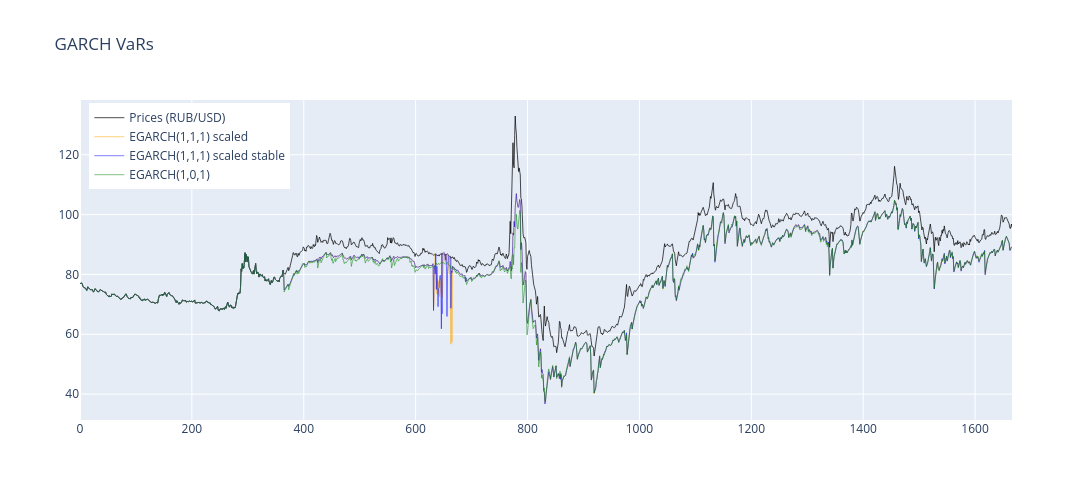

Here is the notebook cell this chart was saved with:
### Code cell
_student_vars = np.multiply(student_vars, -1)
_egarch01_vars = np.multiply(egarch01_vars, -1)
_aparch_vars = np.multiply(aparch_vars, -1)
_egarch01_vars_scaled = np.multiply(egarch01_vars_scaled, -0.01)
_egarch01_vars_scaled_2 = np.multiply(egarch01_vars_scaled_2, -0.01)
_egarch_vars = np.multiply(egarch_vars, -1)

import plotly.graph_objects as go

# Create figure
fig = go.Figure()

# Add the returns line (scaled)
fig.add_trace(go.Scatter(
    x=np.arange(len(prices_usd)),
    y= prices_usd,
    mode='lines',
    name='Prices (RUB/USD)',
    line=dict(color='black', width=1),
    opacity=0.7
))

# # Add GARCH(1,1)
# fig.add_trace(go.Scatter(
#     x=np.arange(len(prices_usd)),
#     y=turn_var_into_real_terms(_norm_vars, prices_usd),
#     mode='lines',
#     line=dict(color='red', width=0.5),
#     name='GARCH(1, 1)'
# ))

fig.add_trace(go.Scatter(
    x=np.arange(len(prices_usd)),
    y=turn_var_into_real_terms(_egarch01_vars_scaled_2, prices_usd),
    mode='lines',
    line=dict(color='orange', width=0.5),
    name='EGARCH(1,1,1) scaled'
))

fig.add_trace(go.Scatter(
    x=np.arange(len(prices_usd)),
    y=turn_var_into_real_terms(_egarch01_vars_scaled, prices_usd),
    mode='lines',
    line=dict(color='blue', width=0.5),
    name='EGARCH(1,1,1) scaled stable'
))

fig.add_trace(go.Scatter(
    x=np.arange(len(prices_usd)),
    y=turn_var_into_real_terms(_egarch_vars, prices_usd),
    mode='lines',
    line=dict(color='green', width=0.5),
    name='EGARCH(1,0,1)'
))

# fig.add_trace(go.Scatter(
#     x=np.arange(len(prices_usd)),
#     y=turn_var_into_real_terms(_tarch_vars, prices_usd),
#     mode='lines',
#     line=dict(color='brown', width=0.5),
#     name='TARCH(1,1)'
# ))

# Update layout
fig.update_layout(
    title=f'GARCH VaRs',
    width=1200,
    height=500,
    hovermode='x unified',
    legend=dict(
        yanchor="top",
        y=0.99,
        xanchor="left",
        x=0.01
    )
)

fig.show()

### Figure 1 — Plotly figure (JSON) as saved in the notebook; plotly's stock layout.template omitted (floating-point values rounded to 4 significant figures; data arrays with more than 128 entries replaced by an {"elided": "..."} marker saying what was removed)
{"data": [{"line": {"color": "black", "width": 1}, "mode": "lines", "name": "Prices (RUB/USD)", "opacity": 0.7, "type": "scatter", "x": {"elided": "1667 int values"}, "y": {"elided": "1667 float values"}}, {"line": {"color": "orange", "width": 0.5}, "mode": "lines", "name": "EGARCH(1,1,1) scaled", "type": "scatter", "x": {"elided": "1667 int values"}, "y": {"elided": "1666 float values"}}, {"line": {"color": "blue", "width": 0.5}, "mode": "lines", "name": "EGARCH(1,1,1) scaled stable", "type": "scatter", "x": {"elided": "1667 int values"}, "y": {"elided": "1666 float values"}}, {"line": {"color": "green", "width": 0.5}, "mode": "lines", "name": "EGARCH(1,0,1)", "type": "scatter", "x": {"elided": "1667 int values"}, "y": {"elided": "1666 float values"}}], "layout": {"height": 500, "hovermode": "x unified", "legend": {"x": 0.01, "xanchor": "left", "y": 0.99, "yanchor": "top"}, "title": {"text": "GARCH VaRs"}, "width": 1200}}
